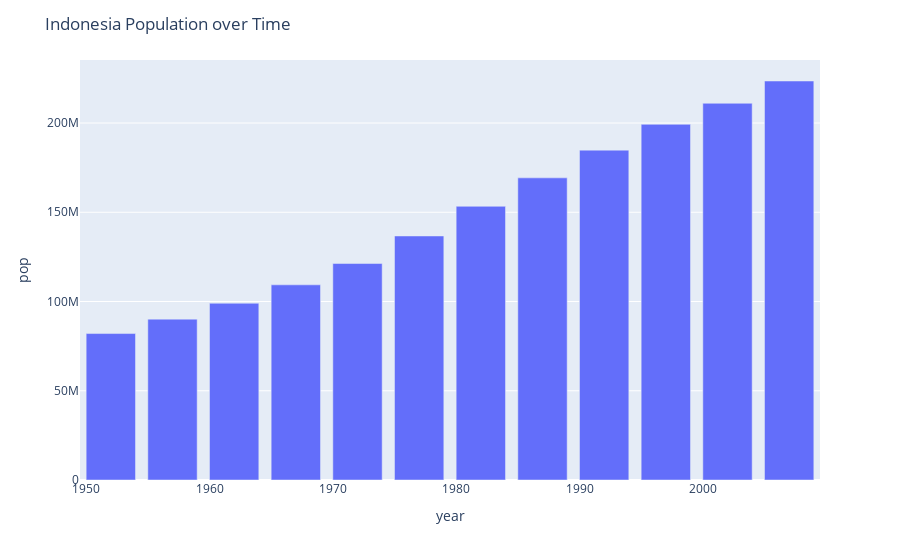

Notebook code cell kept with this figure:
### Code cell
fig.show()

### Figure 1 — Plotly figure (JSON) as saved in the notebook; plotly's stock layout.template omitted (floating-point values rounded to 4 significant figures)
{"data": [{"alignmentgroup": "True", "hovertemplate": "year=%{x}<br>pop=%{y}<extra></extra>", "legendgroup": "", "marker": {"color": "#636efa", "pattern": {"shape": ""}}, "name": "", "offsetgroup": "", "orientation": "v", "showlegend": false, "textposition": "auto", "type": "bar", "x": [1952, 1957, 1962, 1967, 1972, 1977, 1982, 1987, 1992, 1997, 2002, 2007], "xaxis": "x", "y": [82052000, 90124000, 99028000, 109343000, 121282000, 136725000, 153343000, 169276000, 184816000, 199278000, 211060000, 223547000], "yaxis": "y"}], "layout": {"barmode": "relative", "legend": {"tracegroupgap": 0}, "margin": {"t": 60}, "title": {"text": "Indonesia Population over Time"}, "xaxis": {"anchor": "y", "domain": [0, 1], "title": {"text": "year"}}, "yaxis": {"anchor": "x", "domain": [0, 1], "title": {"text": "pop"}}}}
